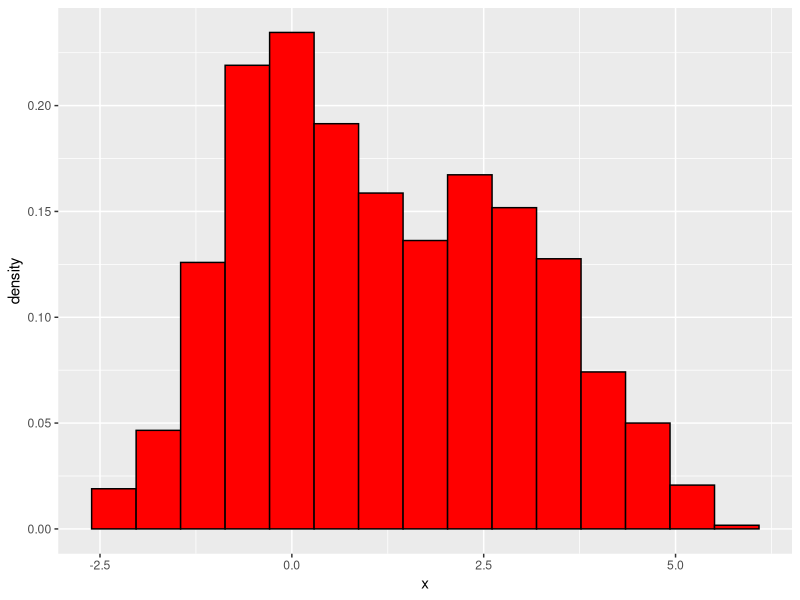

R code for this plot:
# data simulation

set.seed(14)

n <- 1000

u <- runif(n)

x <- ifelse(u < 0.6, rnorm(n, mean = 0, sd = 1), rnorm(n, mean = 3, sd = 1))

library(tidyverse)

data.frame(x) %>%
  ggplot(aes(x = x)) +
  geom_histogram(aes(y = after_stat(density)), bins = 15,
                 color = "black", fill = "red")

# theta = (phi1, phi2, mu1, mu2, sigma1.sq, sigma2.sq)

# Initialization
theta <- c(0.4, 0.6, -1, 1, 2, 2)

epsilon <- 0.0001

# EM Algorithm

repeat{
  # current setting
  phi1 <- theta[1]; phi2 <- theta[2]
  mu1 <- theta[3]; sigma1.sq <- theta[5]
  mu2 <- theta[4]; sigma2.sq <- theta[6]
  
  # E-Step
  joint.prob <- matrix(NA, nrow = n, ncol = 2)
  joint.prob[,1] <- dnorm(x, mu1, sqrt(sigma1.sq)) * phi1
  joint.prob[,2] <- dnorm(x, mu2, sqrt(sigma2.sq)) * phi2
  
  marginal.prob <- rowSums(joint.prob)
  
  posterior.prob <- joint.prob / marginal.prob # using recycling property of R
  
  # M-Step
  
  theta.new <- c()
  
  # update phi
  theta.new[c(1, 2)] <- colMeans(posterior.prob)
  
  # update mu
  theta.new[c(3, 4)] <- colSums(posterior.prob * x) / colSums(posterior.prob)
  
  # update sigma.sq
  temp <- (x - matrix(rep(c(mu1, mu2), n), nrow = n, ncol = 2, byrow = TRUE))^2
  
  theta.new[c(5, 6)] <- colSums(posterior.prob * temp) / colSums(posterior.prob)
  
  if(max(abs(theta - theta.new)) < epsilon){
    theta <- theta.new
    break
  }else{
    theta <- theta.new
  }
}

# Final estimates
theta
